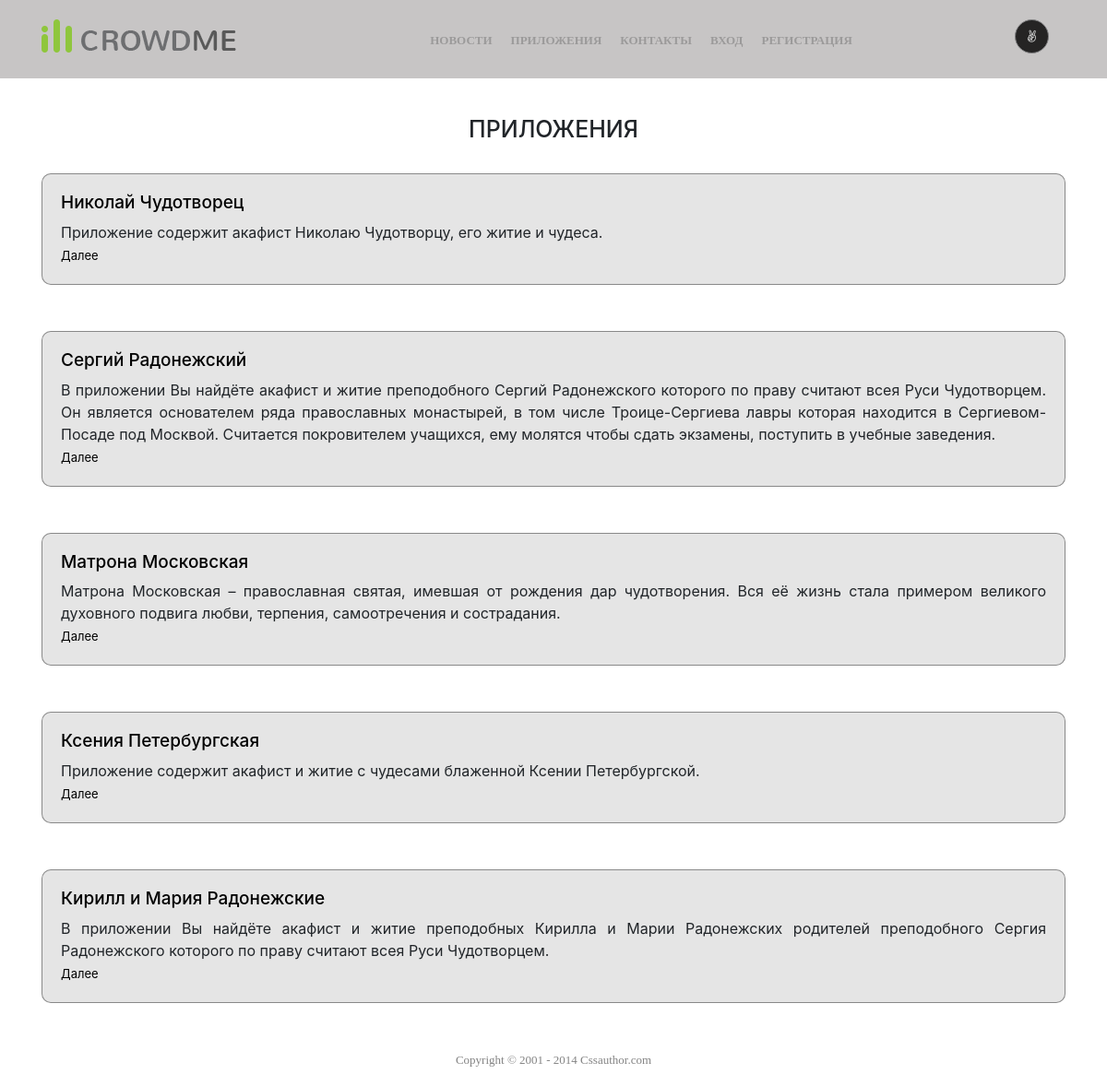
Page /app on the committed database.
### tables this page shows
CREATE TABLE IF NOT EXISTS `apps` (
  `id` int(11) NOT NULL AUTO_INCREMENT,
  `name` varchar(30) NOT NULL,
  `text` text NOT NULL,
  `opisanie` text NOT NULL,
  `img` varchar(30) NOT NULL,
  `css` varchar(111) NOT NULL,
  `link` varchar(256) NOT NULL,
  PRIMARY KEY (`id`)
);

### components/routes.php (called while the page is built)
<?php
return array(
    'ajax/news'=>'ajax/index',
    'admin/moder/delete'=>'adminmoder/delete',
    'admin/comment/add'=>'admincomment/add',
    'admin/comment/delete'=>'admincomment/delete',
    'admin/app/add'=>'adminapp/add',
    'admin/app/delete'=>'adminapp/delete',
    'admin/news/add'=>'adminnews/add',
    'admin/news/delete'=>'adminnews/delete',
    'admin'=>'admin/index',
    'profile'=>'profile/index',
    'change'=>'change/index',
    'logoutandlogin'=>'logoutandlogin/index',
    'logout'=>'logout/index',
    'login'=>'login/index',
    'register'=>'register/index',
    'contact'=>'contact/index',
    'app/([0-9]+)'=>'app/view/$1',
    'app'=>'app/index',
    'news/([0-9]+)'=>'news/view/$1',
    'news'=>'news/index',
    ''=>'site/index'
);

### controllers/AppController.php (called while the page is built, shortened)
<?php
include_once "models/app.php";
class AppController
{
    public function actionIndex(){
        $result=app::getApp();
       include_once "views/app/index.php";
    }
}

### index.php (called while the page is built, shortened)
<?php
require_once 'components/Router.php';
$site=new Router();
$site->Run();

### models/app.php (called while the page is built, shortened)
<?php
class app
{
    public static function getApp(){
        $db=Db::connectDb();
        $result=$db->query("select * from apps")->fetchAll(PDO::FETCH_ASSOC);
        return $result;
    }
}

### views/app/index.php (the view)
<?php
include_once "views/layout/header.php";
?>
<main class="crowded_contacts">
<section class="apps">
    <div class="container">
       <h1>Приложения</h1>
        <?php foreach ($result as $item): ?>
        <div class="row">
            <div class="col-sm-12 col-sm-12 col-xs-12">
                <div class="apps_promotion">
                    <a href="app/<?php echo $item['id']?>" class="apps_promotion_h4"><h4> <?php echo $item['name']?></h4></a>
                    <div class="apps_text"><?php echo $item['opisanie']?></div>
                    <div class="apps_wrapper">
                        <a href="app/<?php echo $item['id']?>" class="apps_promotion_a">Далее</a>
                    </div>
                </div>
            </div>
        </div>
        <?php endforeach;?>
    </div>
</section>
</main>
<?php
include_once "views/layout/footer.php";
?>

### components/Router.php (shortened to what this page needs)
<?php
class Router
{
    protected $route;
    public function __construct(){
       $this->route=require_once 'routes.php';
    }
    public function Run(){
        $route=$this->route;
        $url=trim($_SERVER['REQUEST_URI'],'/');
        foreach ($route as $reg => $path){
            if(preg_match("!$reg!",$url)){
                $url2=preg_replace("~$reg~", $path, $url);
                $path=explode('/',$url2);
                $controller=ucfirst(array_shift($path)).'Controller';
                $action='action'.ucfirst(array_shift($path));
                if(!empty($path)){
                    $params=$path;
                } else{
                    $params=null;
                }
                $result= new $controller;
                $result->$action($params);
                break;
            }
        }
    }
}

### views/layout/header.php (shortened to what this page needs)
<!doctype html>
<html lang="ru">
<head>
    <link rel="stylesheet" href="../../resourse/assets/css/bootstrap-reboot.min.css">
    <link rel="stylesheet" href="../../resourse/assets/css/bootstrap.min.css">
    <link rel="stylesheet" href="https://cdnjs.cloudflare.com/ajax/libs/font-awesome/5.15.3/css/all.min.css">
    <link rel="stylesheet" href="../../resourse/assets/css/style.css">
</head>
<body>
<header>
    <div class="container">
        <div class="row">
            <div class="col-md-3 header_logo">
                <div class="logo">
                    <a href="/"><img src="../../resourse/assets/img/logo/logo.png" alt="Логотип" class="logo_img"></a>
                </div>
            </div>
            <div class="col-md-8 col-lg-7 col-xl-8 header_nav">
                <nav class="nav_haeder">
                    <ul class="nav">
                        <li><a href="/news">Новости</a> </li>
                        <li><a href="/app">Приложения</a></li>
                        <li><a href="/contact">Контакты</a></li>
                        <?php if(isset($_SESSION['logined']) and $_SESSION['logined']===true):?>
                            <?php switch ($_SESSION['admin']){
                                case 1: echo '<li class="menu_ht_item"><a href="/admin" class="menu_link">Админка</a></li>'; break;
                                case 2: echo '<li class="menu_ht_item"><a href="/admin" class="menu_link">Модераторская</a></li>'; break;
                            }
                            ?>
                            <li class="menu_ht_item"><a href="/profile" class="menu_link">Профиль</a></li>
                            <li class="menu_ht_item"><a href="/logout" class="menu_link">Выход</a></li>
                        <?php else:?>
                            <li class="menu_ht_item"><a href="/login" class="menu_link">Вход</a></li>
                            <li class="menu_ht_item"><a href="/register" class="menu_link">Регистрация</a></li>
                        <?php endif;?>
                    </ul>
                </nav>
            </div>
            <div class="col-md-1 header_btn_div">
                <button class="btn_header">
                    <i class="fab fa-angellist"></i>
                </button>
            </div>
        </div>
    </div>
</header>

### views/layout/footer.php (shortened to what this page needs)
<footer>
    <div class="title">Copyright © 2001 - 2014  Cssauthor.com</div>
</footer>
</body>
</html>

### resourse/assets/css/style.css (style rules this page uses)
.crowded_contacts { margin-top: 85px; min-height: 70vh; }
.apps h1 { font-size: 25px; display: block; margin-top: 125px; text-align: center; text-transform: uppercase; }
.apps h4 { font-size: 19px; }
.apps_promotion { border: 1px solid rgba(0,0,0,0.4); border-radius: 10px; margin: 25px 0; padding: 20px; text-align: justify; background-color: rgba(0,0,0,0.1); }
.apps_promotion_h4 { color: black; text-decoration: none; }
.apps_promotion_a { font-size: 13px; color: black; text-decoration: none; }
header { position: fixed; top:0; width: 100%; background-color: #c7c5c5; min-height: 85px; z-index: 3; }
.nav_haeder { display: flex; justify-content: space-around; }
.logo { margin-top: 21px; }
nav { margin-top: 21px; }
.nav { margin-bottom: 0; }
.nav li { display: inline-block; list-style-type: none; padding: 0 15px 0 15px; opacity: 0.67; font-family: OpenSans; font-size: 13px; font-weight: 600; line-height: 3.5; text-align: center; text-transform: uppercase; color: rgba(102, 102, 102, 0.67); }
.nav a { color: rgba(102, 102, 102, 0.67); }
.btn_header { margin-top: 21px; width: 37px; height: 37px; opacity: 0.81; border: solid 1px #707173; background-color: #000000; border-radius: 20px; font-size: 13px; font-weight: 600; letter-spacing: normal; text-align: center; color: rgba(255, 255, 255, 0.81); }
footer { min-height: 65px; display: flex; justify-content: center; }
footer .title { font-family: OpenSans; font-size: 13px; text-align: center; color: #848484; margin-top: 27px; }
@media (min-width: 992px) and (max-width: 1200px) { .nav { padding-left: 0; } }
@media (min-width: 992px) and (max-width: 1200px) { .nav li { padding: 0 10px 0 10px; } }
@media (min-width: 992px) and (max-width: 1200px) { .header_nav { padding: 0; } }
@media (min-width: 992px) and (max-width: 1200px) { .header_btn_div { padding-left: 25px; } }

### rows in the picture
apps: name "Николай Чудотворец", opisanie "Приложение содержит акафист Николаю Чудотворцу, его житие и чудеса."
apps: name "Сергий Радонежский", opisanie "В приложении Вы найдёте акафист и житие преподобного Сергий Радонежского которого по праву считают всея Руси Чудотворцем. Он является основателем ряда православных монастырей, в том числе Троице-Сергиева лавры которая находится в Сергиевом-Посаде под Москвой. Считается покровителем учащихся, ему молятся чтобы сдать экзамены, поступить в учебные заведения."
apps: name "Матрона Московская", opisanie "Матрона Московская – православная святая, имевшая от рождения дар чудотворения. Вся её жизнь стала примером великого духовного подвига любви, терпения, самоотречения и сострадания."
apps: name "Ксения Петербургская", opisanie "Приложение содержит акафист и житие с чудесами блаженной Ксении Петербургской."
apps: name "Кирилл и Мария Радонежские", opisanie "В приложении Вы найдёте акафист и житие преподобных Кирилла и Марии Радонежских родителей преподобного Сергия Радонежского которого по праву считают всея Руси Чудотворцем."
